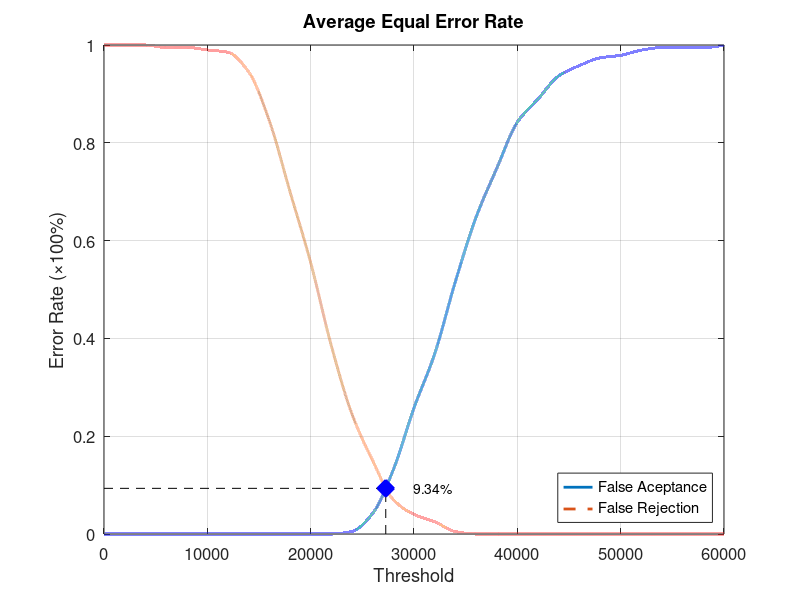
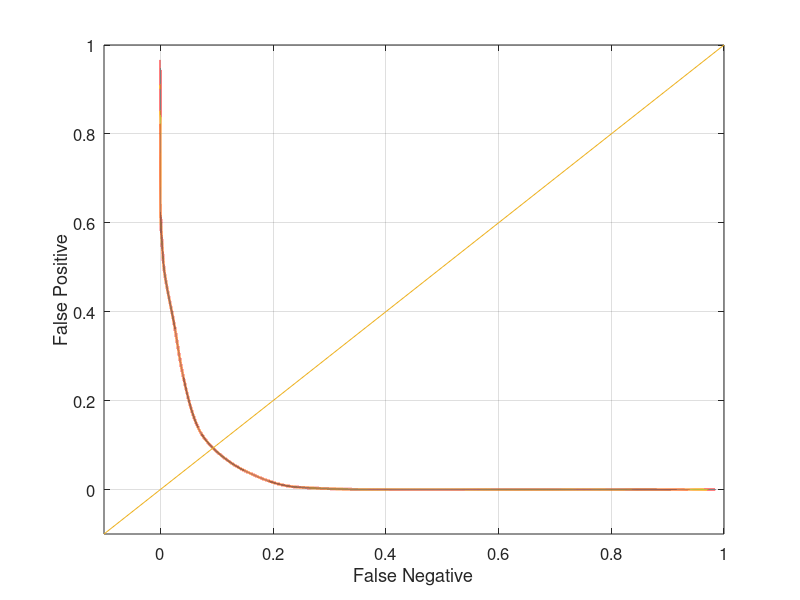

Here is the MATLAB script that generated these plots, in order:
function yEER = Database4_4
close all;
clear;
clc;
x = 0:2000:60000;
xq = 0:0.5:60000;

y0 = [0 0 0 0 0 0 0 0 0 0 0 0 0.00526316 0.0421053 0.131579 0.257895 0.368421 0.515789 0.647368 0.747368 0.842105 0.889474 0.936842 0.957895 0.973684 0.978947 0.989474 0.994737 0.994737 0.994737 1];
yy0 = interp1(x, y0, xq, 'pchip');
y1 = [1 1 1 0.995 0.995 0.99 0.985 0.945 0.845 0.7 0.555 0.385 0.245 0.15 0.07 0.04 0.025 0.005 0 0 0 0 0 0 0 0 0 0 0 0 0];
yy1 = interp1(x, y1, xq, 'pchip');

% Calculating EER: 
y2 = abs(y0 - y1);
find(y2 == min(y2))
yy2 = abs(yy0 - yy1);
xEER = find(yy2 == min(yy2));
xEERIndex = xq(xEER) % X-axis EER
yEER = yy0(xEER) % Y-axis EER

main = figure
plot(xq, yy0,'-','LineWidth', 2);	hold on
plot(xq, yy1,'--','LineWidth', 2);	hold on
plot([xEERIndex xEERIndex], [0 yEER], 'k--');	hold on
plot([0 xEERIndex], [yEER yEER], 'k--');	hold on
plot(xEERIndex, yEER, 'bx', 'LineWidth', 10);	hold on
text(xEERIndex + 10 * xEERIndex / 100, yEER, [num2str(round((10000 * yEER)) / 100) '%'])
legend('False Aceptance', 'False Rejection', 'Location', 'SouthEast')
xlabel('Threshold')
ylabel('Error Rate (\times100%)')
title('Average Equal Error Rate')
set(gca, 'FontSize', 12)
axis([0 60000 0 1])
grid on

print(main, 'Database4_4Main', '-dpng');
FNRxFPR = figure('Color', [1 1 1]);
plot(yy1, yy0, '-', yy1, yy0, 'LineWidth', 2);
hold on
y = -0.1:0.1:1
plot(y, y); 
set(gca, 'FontSize', 12)
xlabel('False Negative')
ylabel('False Positive')
axis([-0.1 1 -0.1 1])
set(gca, 'FontSize', 12)
grid on

print(FNRxFPR, 'Database4_4FNRxFPR','-dpng');
end
